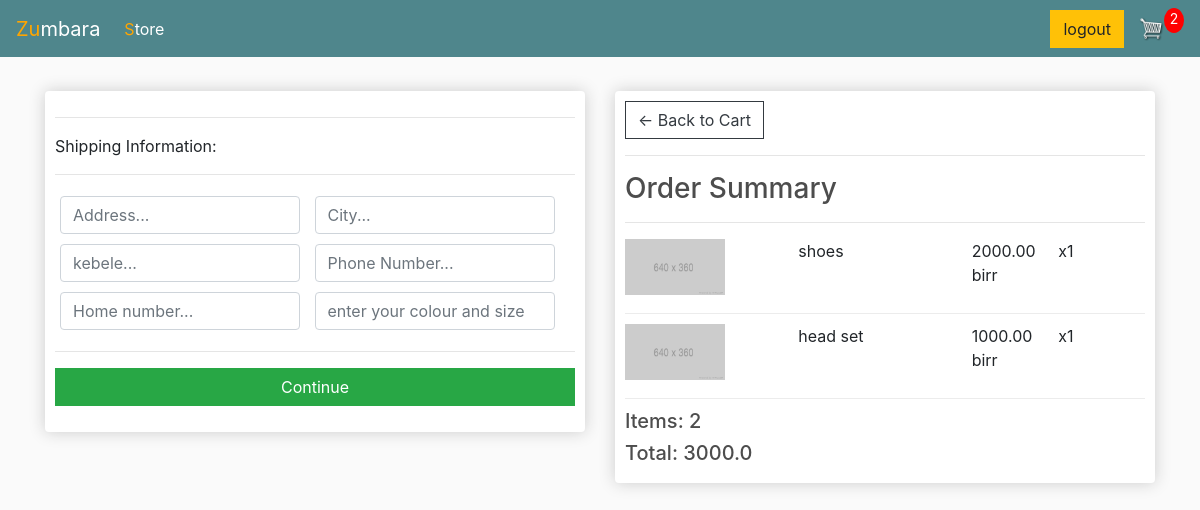
Before: /checkout/ (signed in) with the older database file.
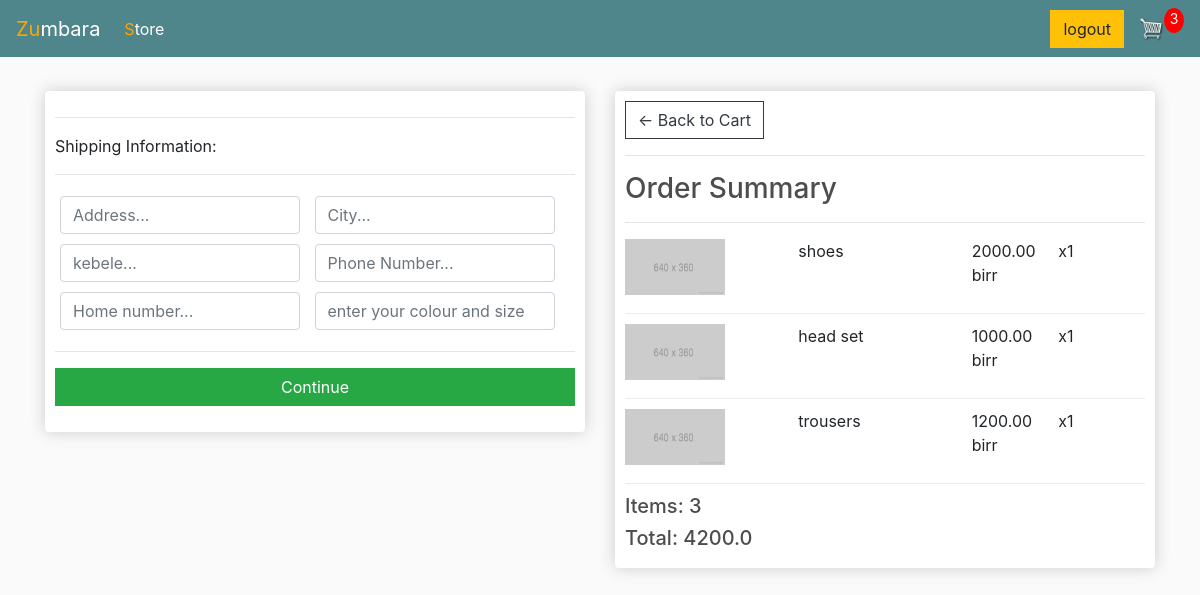
After: the same page with the newer database file.
### store/models.py (models this page shows, shortened)
class OrderItem(models.Model):
    product = models.ForeignKey(Product, on_delete=models.SET_NULL, blank=True, null=True)
    order = models.ForeignKey(Order, on_delete=models.SET_NULL, null=True, blank=True)
    quantity = models.IntegerField(default=0 , null=True, blank=True)
    date_added = models.DateTimeField(auto_now_add=True)
    @property
    def get_total(self):
        total=self.product.price * self.quantity
        return total

class Product(models.Model):
    name = models.CharField(max_length=100)
    price = models.FloatField()
    digital = models.BooleanField(default=False, null=True, blank=True)

class Order(models.Model):
    customer = models.ForeignKey(Customer, on_delete=models.SET_NULL, blank=True, null=True)
    date_ordered = models.DateTimeField(auto_now_add=True)
    complete = models.BooleanField(default=False, null=True, blank=True)
    transaction_id = models.CharField(max_length=100, null=True)
    @property
    def shipping(self):
        shipping = False
        orderitems = self.orderitem_set.all()
        for i in orderitems:
            if i.product.digital == False:
                shipping = True
        return shipping
    @property
    def get_cart_total(self):
        orderitems = self.orderitem_set.all()
        total = sum([item.get_total for item in orderitems])
        return total
    @property
    def get_cart_items(self):
        orderitems = self.orderitem_set.all()
        total = sum([item.quantity for item in orderitems])
        return total

### store/views.py (the view)
# urls.py: path('checkout/', views.checkout, name="checkout"),
def checkout(request):
    if request.user.is_authenticated:
        customer = request.user.customer
        order,create = Order.objects.get_or_create(customer=customer, complete=False)
        items = order.orderitem_set.all()
        cartItems = order.get_cart_items
    else:
        items = []
        order = {'get_cart_items': 0, 'get_cart_total': 0, 'shipping':False}
        cartItems =order['get_cart_items']
    context = {'items':items, 'order': order, 'cartItems':cartItems}
    return render(request, 'store/checkout.html', context)

### store/templates/store/checkout.html (shortened to what this page needs)
{% extends 'store/main.html' %}
{% load static %}
    {% block content %}
    <div class="row">
		<div class="col-lg-6">
			<div class="box-element" id="form-wrapper">
				<form id="form">
					<div id="shipping-info">
						<hr>
						<p>Shipping Information:</p>
						<hr>
						<div class="form-field">
							<input class="form-control" type="text" name="address" placeholder="Address..." required>
						</div>
						<div class="form-field">
							<input class="form-control" type="text" name="city" placeholder="City..." required>
						</div>
						<div class="form-field">
							<input class="form-control" type="text" name="state" placeholder="kebele..." required>
						</div>
						<div class="form-field">
							<input class="form-control" type="text" name="Phone" placeholder="Phone Number..." required >
						</div>
						<div class="form-field">
							<input class="form-control" type="text" name="home" placeholder="Home number..." required>
						</div>
						<div class="form-field">
							<input class="form-control" type="text" name="size" placeholder="enter your colour and size" required>
						</div>
					</div>
					<hr>
					<input id="form-button" class="btn btn-success btn-block" type="submit" value="Continue">
				</form>
			</div>
			<br>
		</div>
		<div class="col-lg-6">
			<div class="box-element">
				<a  class="btn btn-outline-dark" href="{% url 'cart' %}">&#x2190; Back to Cart</a>
				<hr>
				<h3>Order Summary</h3>
				<hr>
				{% for item in items %}
				<div class="cart-row">
					<div style="flex:2"><img class="row-image" src="{% static 'images/placeholder.png' %}"></div>
					<div style="flex:2"><p>{{item.product.name}}</p></div>
					<div style="flex:1"><p>{{item.product.price|floatformat:2}} birr</p></div>
					<div style="flex:1"><p>x{{item.quantity}}</p></div>
				</div>
				{% endfor %}
				<h5>Items:   {{order.get_cart_items}}</h5>
				<h5>Total:   {{order.get_cart_total}}</h5>
			</div>
		</div>
	</div>
    {% endblock content %}

Changed rows visible on the page:
no longer on this page (row edited): Order: get_cart_items "2", get_cart_total "3000.0"
added OrderItem: product.name "trousers", product.price "1200.00", quantity "1"
added Order: get_cart_items "3", get_cart_total "4200.0"
Other visible differences:
{{ cartItems }}: "2" → "3"
